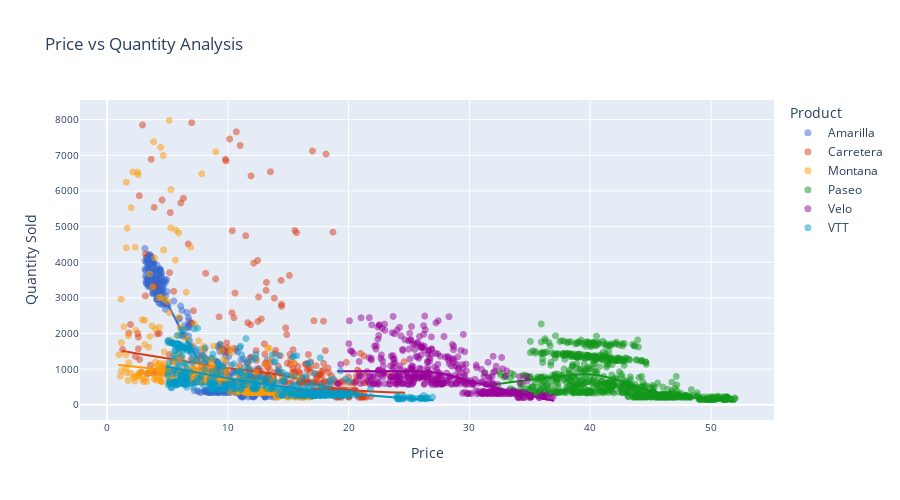

This figure's notebook cell:
### Markdown cell above
## Exploratory Analysis

### Code cell
# Exploring the relationship between price and units sold
fig = px.scatter(
    df, 
    x= 'price', y = 'Quantity',
    color= 'Product',
    opacity=0.5,
    trendline='lowess',
    # trendline_color_override='blue',
    title= 'Price vs Quantity Analysis',
    width=900,
    height=500,
    color_discrete_sequence=px.colors.qualitative.G10
).update_traces(
    marker= dict(size=7),
    hoverlabel= dict(font= dict(size=10))
).update_xaxes(
    title_text = 'Price',
    tickfont= dict(size=10)
).update_yaxes(
    title_text = 'Quantity Sold',
    tickfont= dict(size=10)
)

# Show figure
fig

### Figure 1 — Plotly figure (JSON) as saved in the notebook; plotly's stock layout.template omitted (floating-point values rounded to 4 significant figures; data arrays with more than 128 entries replaced by an {"elided": "..."} marker saying what was removed)
{"data": [{"hoverlabel": {"font": {"size": 10}}, "hovertemplate": "Product=Amarilla<br>price=%{x}<br>Quantity=%{y}<extra></extra>", "legendgroup": "Amarilla", "marker": {"color": "#3366CC", "opacity": 0.5, "size": 7, "symbol": "circle"}, "mode": "markers", "name": "Amarilla", "showlegend": true, "type": "scattergl", "x": {"elided": "376 float values"}, "xaxis": "x", "y": {"elided": "376 float values"}, "yaxis": "y"}, {"hoverlabel": {"font": {"size": 10}}, "hovertemplate": "<b>LOWESS trendline</b><br><br>Product=Amarilla<br>price=%{x}<br>Quantity=%{y} <b>(trend)</b><extra></extra>", "legendgroup": "Amarilla", "marker": {"color": "#3366CC", "size": 7, "symbol": "circle"}, "mode": "lines", "name": "Amarilla", "showlegend": false, "type": "scattergl", "x": {"elided": "376 float values"}, "xaxis": "x", "y": {"elided": "376 float values"}, "yaxis": "y"}, {"hoverlabel": {"font": {"size": 10}}, "hovertemplate": "Product=Carretera<br>price=%{x}<br>Quantity=%{y}<extra></extra>", "legendgroup": "Carretera", "marker": {"color": "#DC3912", "opacity": 0.5, "size": 7, "symbol": "circle"}, "mode": "markers", "name": "Carretera", "showlegend": true, "type": "scattergl", "x": {"elided": "372 float values"}, "xaxis": "x", "y": {"elided": "372 float values"}, "yaxis": "y"}, {"hoverlabel": {"font": {"size": 10}}, "hovertemplate": "<b>LOWESS trendline</b><br><br>Product=Carretera<br>price=%{x}<br>Quantity=%{y} <b>(trend)</b><extra></extra>", "legendgroup": "Carretera", "marker": {"color": "#DC3912", "size": 7, "symbol": "circle"}, "mode": "lines", "name": "Carretera", "showlegend": false, "type": "scattergl", "x": {"elided": "372 float values"}, "xaxis": "x", "y": {"elided": "372 float values"}, "yaxis": "y"}, {"hoverlabel": {"font": {"size": 10}}, "hovertemplate": "Product=Montana<br>price=%{x}<br>Quantity=%{y}<extra></extra>", "legendgroup": "Montana", "marker": {"color": "#FF9900", "opacity": 0.5, "size": 7, "symbol": "circle"}, "mode": "markers", "name": "Montana", "showlegend": true, "type": "scattergl", "x": {"elided": "372 float values"}, "xaxis": "x", "y": {"elided": "372 float values"}, "yaxis": "y"}, {"hoverlabel": {"font": {"size": 10}}, "hovertemplate": "<b>LOWESS trendline</b><br><br>Product=Montana<br>price=%{x}<br>Quantity=%{y} <b>(trend)</b><extra></extra>", "legendgroup": "Montana", "marker": {"color": "#FF9900", "size": 7, "symbol": "circle"}, "mode": "lines", "name": "Montana", "showlegend": false, "type": "scattergl", "x": {"elided": "372 float values"}, "xaxis": "x", "y": {"elided": "372 float values"}, "yaxis": "y"}, {"hoverlabel": {"font": {"size": 10}}, "hovertemplate": "Product=Paseo<br>price=%{x}<br>Quantity=%{y}<extra></extra>", "legendgroup": "Paseo", "marker": {"color": "#109618", "opacity": 0.5, "size": 7, "symbol": "circle"}, "mode": "markers", "name": "Paseo", "showlegend": true, "type": "scattergl", "x": {"elided": "808 float values"}, "xaxis": "x", "y": {"elided": "808 float values"}, "yaxis": "y"}, {"hoverlabel": {"font": {"size": 10}}, "hovertemplate": "<b>LOWESS trendline</b><br><br>Product=Paseo<br>price=%{x}<br>Quantity=%{y} <b>(trend)</b><extra></extra>", "legendgroup": "Paseo", "marker": {"color": "#109618", "size": 7, "symbol": "circle"}, "mode": "lines", "name": "Paseo", "showlegend": false, "type": "scattergl", "x": {"elided": "808 float values"}, "xaxis": "x", "y": {"elided": "808 float values"}, "yaxis": "y"}, {"hoverlabel": {"font": {"size": 10}}, "hovertemplate": "Product=Velo<br>price=%{x}<br>Quantity=%{y}<extra></extra>", "legendgroup": "Velo", "marker": {"color": "#990099", "opacity": 0.5, "size": 7, "symbol": "circle"}, "mode": "markers", "name": "Velo", "showlegend": true, "type": "scattergl", "x": {"elided": "436 float values"}, "xaxis": "x", "y": {"elided": "436 float values"}, "yaxis": "y"}, {"hoverlabel": {"font": {"size": 10}}, "hovertemplate": "<b>LOWESS trendline</b><br><br>Product=Velo<br>price=%{x}<br>Quantity=%{y} <b>(trend)</b><extra></extra>", "legendgroup": "Velo", "marker": {"color": "#990099", "size": 7, "symbol": "circle"}, "mode": "lines", "name": "Velo", "showlegend": false, "type": "scattergl", "x": {"elided": "436 float values"}, "xaxis": "x", "y": {"elided": "436 float values"}, "yaxis": "y"}, {"hoverlabel": {"font": {"size": 10}}, "hovertemplate": "Product=VTT<br>price=%{x}<br>Quantity=%{y}<extra></extra>", "legendgroup": "VTT", "marker": {"color": "#0099C6", "opacity": 0.5, "size": 7, "symbol": "circle"}, "mode": "markers", "name": "VTT", "showlegend": true, "type": "scattergl", "x": {"elided": "436 float values"}, "xaxis": "x", "y": {"elided": "436 float values"}, "yaxis": "y"}, {"hoverlabel": {"font": {"size": 10}}, "hovertemplate": "<b>LOWESS trendline</b><br><br>Product=VTT<br>price=%{x}<br>Quantity=%{y} <b>(trend)</b><extra></extra>", "legendgroup": "VTT", "marker": {"color": "#0099C6", "size": 7, "symbol": "circle"}, "mode": "lines", "name": "VTT", "showlegend": false, "type": "scattergl", "x": {"elided": "436 float values"}, "xaxis": "x", "y": {"elided": "436 float values"}, "yaxis": "y"}], "layout": {"height": 500, "legend": {"title": {"text": "Product"}, "tracegroupgap": 0}, "title": {"text": "Price vs Quantity Analysis"}, "width": 900, "xaxis": {"anchor": "y", "domain": [0, 1], "tickfont": {"size": 10}, "title": {"text": "Price"}}, "yaxis": {"anchor": "x", "domain": [0, 1], "tickfont": {"size": 10}, "title": {"text": "Quantity Sold"}}}}
